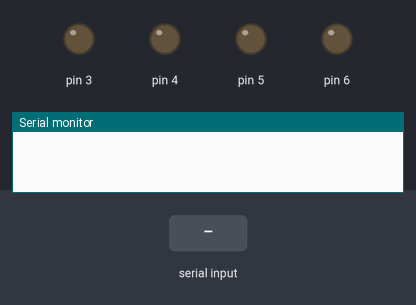
Bench run of a sketch on a simulated Arduino Uno, built with avr-gcc and run on an emulated ATmega328P. Parts: output pins drawn as LEDs (lit = HIGH), the last lines printed to the serial monitor. The inputs (shaded band) are chosen by the test bench.

Above: at 1.2 s.
1.3 s: "back" received over the second serial link
At 2.2 s:
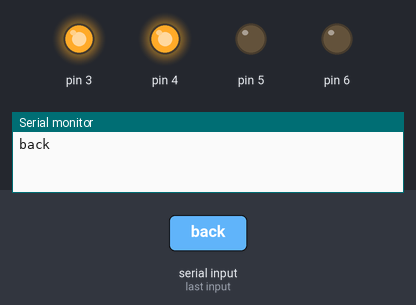
2.8 s: "forward" received over the second serial link
At 3.3 s:
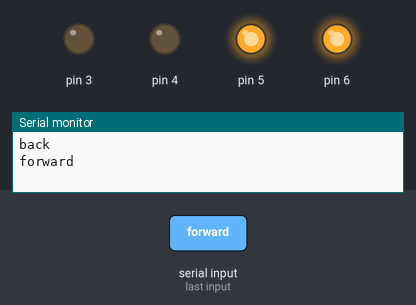
4.3 s: "left" received over the second serial link
At 5.5 s:
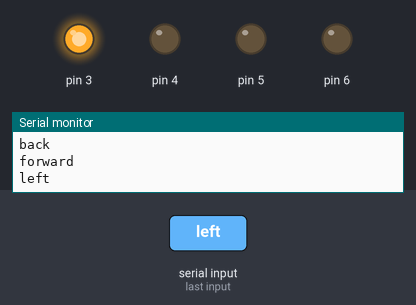
5.8 s: "right" received over the second serial link
At 7.2 s:
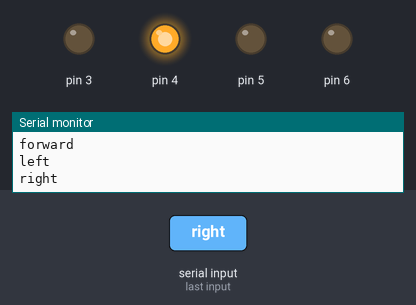
Timing chart, 0 to 8.3 s (numbered marks = the images above; inputs shaded):
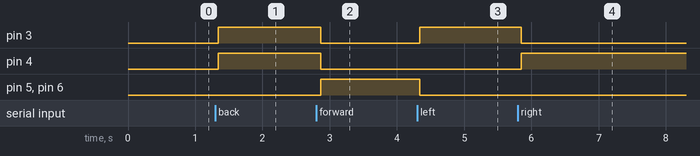

Measured:
- after the input at 1.3 s, pin 3, pin 4: LOW → HIGH at once
- after the input at 2.8 s, pin 3, pin 4: HIGH → LOW after 0.07 s; pin 5, pin 6: LOW → HIGH after 0.07 s
- after the input at 4.3 s, pin 3: LOW → HIGH at once; pin 5, pin 6: HIGH → LOW at once
- after the input at 5.8 s, pin 3: HIGH → LOW after 0.05 s; pin 4: LOW → HIGH after 0.05 s

The sketch:

voicebot.ino
```cpp
#include <SoftwareSerial.h>

SoftwareSerial BT(10, 11); //TX, RX respetively
String readvoice;

void setup() {
 BT.begin(9600);
 Serial.begin(9600);
  pinMode(3, OUTPUT);
  pinMode(4, OUTPUT);
  pinMode(5, OUTPUT);
  pinMode(6, OUTPUT);

}
//-----------------------------------------------------------------------//
void loop() {
  while (BT.available()){  //Check if there is an available byte to read
  delay(10); //Delay added to make thing stable
  char c = BT.read(); //Conduct a serial read
  readvoice += c; //build the string- "forward", "reverse", "left" and "right"
  }
  if (readvoice.length() > 0) {
    Serial.println(readvoice);

  if(readvoice == "back" || readvoice=="ok back")
  {
    digitalWrite(3, HIGH);
    digitalWrite (4, HIGH);
    digitalWrite(5,LOW);
    digitalWrite(6,LOW);
    delay(100);
  }

  else if(readvoice == "forward"|| readvoice=="ok forward")
  {
    digitalWrite(3, LOW);
    digitalWrite(4, LOW);
    digitalWrite(5, HIGH);
    digitalWrite(6,HIGH);
    delay(100);
  }

  else if (readvoice == "left"||readvoice=="ok left")
  {
    digitalWrite (3,HIGH);
    digitalWrite (4,LOW);
    digitalWrite (5,LOW);
    digitalWrite (6,LOW);
    delay (100);

  }

 else if ( readvoice == "right"||readvoice=="ok right")
 {
   digitalWrite (3, LOW);
   digitalWrite (4, HIGH);
   digitalWrite (5, LOW);
   digitalWrite (6, LOW);
   delay (100);
 }

 else if (readvoice == "stop" || readvoice=="ok stop")
 {
   digitalWrite (3, LOW);
   digitalWrite (4, LOW);
   digitalWrite (5, LOW);
   digitalWrite (6, LOW);
   delay (100);
 }
readvoice="";}} //Reset the variable
```
